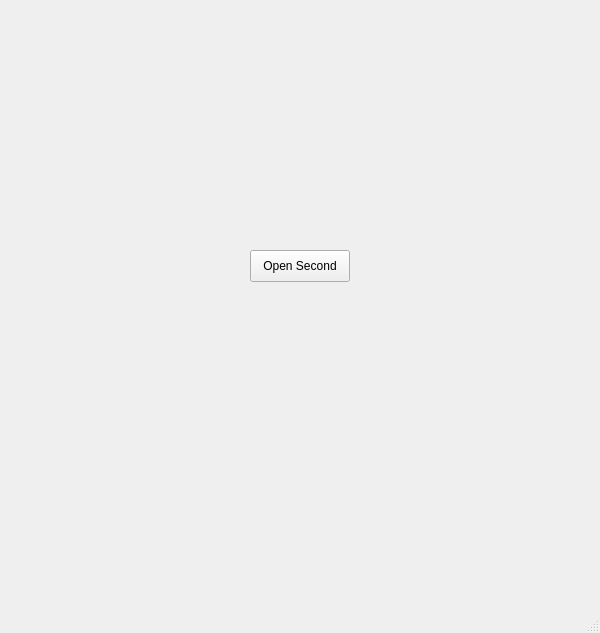
<?xml version="1.0" encoding="UTF-8"?>
<ui version="4.0">
 <class>MainWindow</class>
 <widget class="QMainWindow" name="MainWindow">
  <property name="geometry">
   <rect>
    <x>0</x>
    <y>0</y>
    <width>600</width>
    <height>633</height>
   </rect>
  </property>
  <property name="minimumSize">
   <size>
    <width>600</width>
    <height>0</height>
   </size>
  </property>
  <property name="windowTitle">
   <string>MainWindow</string>
  </property>
  <property name="styleSheet">
   <string notr="true">background-image:url(:/background/PW.jpeg)</string>
  </property>
  <widget class="QWidget" name="widget">
   <widget class="QPushButton" name="pushButton">
    <property name="geometry">
     <rect>
      <x>250</x>
      <y>250</y>
      <width>100</width>
      <height>32</height>
     </rect>
    </property>
    <property name="text">
     <string>Open Second</string>
    </property>
   </widget>
  </widget>
  <widget class="QMenuBar" name="menubar">
   <property name="geometry">
    <rect>
     <x>0</x>
     <y>0</y>
     <width>600</width>
     <height>24</height>
    </rect>
   </property>
  </widget>
  <widget class="QStatusBar" name="statusbar"/>
 </widget>
 <resources/>
 <connections/>
</ui>
